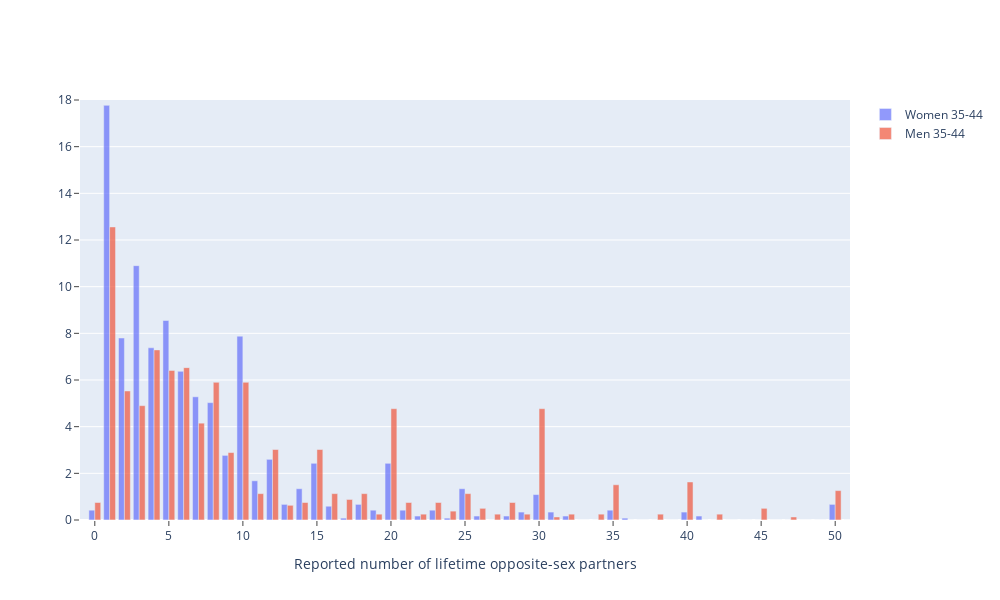

Notebook cell for this chart:
### Code cell
fig = go.Figure()

fig.add_trace(
    go.Bar(
        x=df["NumPartners"],
        y=df["WomenPercent"],
        name="Women 35-44",
    )
)

fig.add_trace(
    go.Bar(
        x=df["NumPartners"],
        y=df["MenPercent"],
        name="Men 35-44",
    ),
)

fig.update_layout(
    xaxis=dict(
        range=(-1, 51),
        ticks="outside",
        tick0=0,
        dtick=5,
        title="Reported number of lifetime opposite-sex partners",
    ),
    yaxis=dict(
        range=(0,18),
        ticks="outside",
        tick0=0,
        dtick=2
    ),
    showlegend=True,
    width=1000,
    height=600
)

fig.update_annotations(
    dict(
        xref="x",
        yref="y",
        showarrow=False,  
        align="left",
        width=150
    )
)

fig.update_traces(
    opacity=0.7
)


fig

### Figure 1 — Plotly figure (JSON) as saved in the notebook; plotly's stock layout.template omitted (floating-point values rounded to 4 significant figures; data arrays with more than 128 entries replaced by an {"elided": "..."} marker saying what was removed)
{"data": [{"name": "Women 35-44", "opacity": 0.7, "type": "bar", "x": {"elided": "137 int values"}, "y": {"elided": "137 float values"}}, {"name": "Men 35-44", "opacity": 0.7, "type": "bar", "x": {"elided": "137 int values"}, "y": {"elided": "137 float values"}}], "layout": {"height": 600, "showlegend": true, "width": 1000, "xaxis": {"dtick": 5, "range": [-1, 51], "tick0": 0, "ticks": "outside", "title": {"text": "Reported number of lifetime opposite-sex partners"}}, "yaxis": {"dtick": 2, "range": [0, 18], "tick0": 0, "ticks": "outside"}}}
